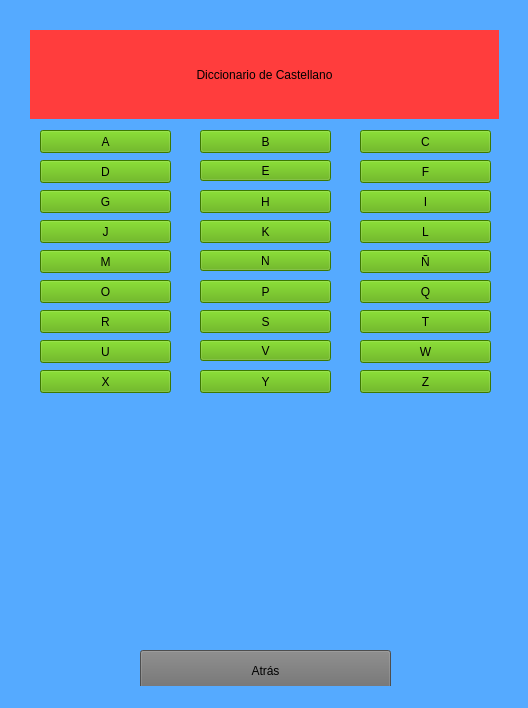
<?xml version="1.0" encoding="UTF-8"?>
<ui version="4.0">
 <class>MainWindow</class>
 <widget class="QMainWindow" name="MainWindow">
  <property name="geometry">
   <rect>
    <x>0</x>
    <y>0</y>
    <width>528</width>
    <height>708</height>
   </rect>
  </property>
  <property name="windowTitle">
   <string>MainWindow</string>
  </property>
  <property name="styleSheet">
   <string notr="true">background-color: rgb(85, 170, 255);</string>
  </property>
  <widget class="QWidget" name="centralwidget">
   <widget class="QStackedWidget" name="stackedWidget">
    <property name="geometry">
     <rect>
      <x>0</x>
      <y>10</y>
      <width>521</width>
      <height>691</height>
     </rect>
    </property>
    <property name="currentIndex">
     <number>0</number>
    </property>
    <widget class="QWidget" name="Pag1">
     <widget class="QPushButton" name="Btn_O">
      <property name="geometry">
       <rect>
        <x>40</x>
        <y>270</y>
        <width>131</width>
        <height>23</height>
       </rect>
      </property>
      <property name="styleSheet">
       <string notr="true">background-color: rgb(85, 170, 0);
font: 87 9pt &quot;Arial Black&quot;;</string>
      </property>
      <property name="text">
       <string>O</string>
      </property>
     </widget>
     <widget class="QPushButton" name="Btn_F">
      <property name="geometry">
       <rect>
        <x>360</x>
        <y>150</y>
        <width>131</width>
        <height>23</height>
       </rect>
      </property>
      <property name="styleSheet">
       <string notr="true">background-color: rgb(85, 170, 0);
font: 87 9pt &quot;Arial Black&quot;;</string>
      </property>
      <property name="text">
       <string>F</string>
      </property>
     </widget>
     <widget class="QPushButton" name="Btn_A">
      <property name="geometry">
       <rect>
        <x>40</x>
        <y>120</y>
        <width>131</width>
        <height>23</height>
       </rect>
      </property>
      <property name="styleSheet">
       <string notr="true">background-color: rgb(85, 170, 0);
font: 87 9pt &quot;Arial Black&quot;;</string>
      </property>
      <property name="text">
       <string>A</string>
      </property>
     </widget>
     <widget class="QPushButton" name="Btn_V">
      <property name="geometry">
       <rect>
        <x>200</x>
        <y>330</y>
        <width>131</width>
        <height>21</height>
       </rect>
      </property>
      <property name="styleSheet">
       <string notr="true">background-color: rgb(85, 170, 0);
font: 87 9pt &quot;Arial Black&quot;;</string>
      </property>
      <property name="text">
       <string>V</string>
      </property>
     </widget>
     <widget class="QPushButton" name="Btn_C">
      <property name="geometry">
       <rect>
        <x>360</x>
        <y>120</y>
        <width>131</width>
        <height>23</height>
       </rect>
      </property>
      <property name="styleSheet">
       <string notr="true">background-color: rgb(85, 170, 0);
font: 87 9pt &quot;Arial Black&quot;;</string>
      </property>
      <property name="text">
       <string>C</string>
      </property>
     </widget>
     <widget class="QPushButton" name="Btn_K">
      <property name="geometry">
       <rect>
        <x>200</x>
        <y>210</y>
        <width>131</width>
        <height>23</height>
       </rect>
      </property>
      <property name="styleSheet">
       <string notr="true">background-color: rgb(85, 170, 0);
font: 87 9pt &quot;Arial Black&quot;;</string>
      </property>
      <property name="text">
       <string>K</string>
      </property>
     </widget>
     <widget class="QPushButton" name="Btn_X">
      <property name="geometry">
       <rect>
        <x>40</x>
        <y>360</y>
        <width>131</width>
        <height>23</height>
       </rect>
      </property>
      <property name="styleSheet">
       <string notr="true">background-color: rgb(85, 170, 0);
font: 87 9pt &quot;Arial Black&quot;;</string>
      </property>
      <property name="text">
       <string>X</string>
      </property>
     </widget>
     <widget class="QPushButton" name="Btn_E">
      <property name="geometry">
       <rect>
        <x>200</x>
        <y>150</y>
        <width>131</width>
        <height>21</height>
       </rect>
      </property>
      <property name="styleSheet">
       <string notr="true">background-color: rgb(85, 170, 0);
font: 87 9pt &quot;Arial Black&quot;;</string>
      </property>
      <property name="text">
       <string>E</string>
      </property>
     </widget>
     <widget class="QPushButton" name="Btn_R">
      <property name="geometry">
       <rect>
        <x>40</x>
        <y>300</y>
        <width>131</width>
        <height>23</height>
       </rect>
      </property>
      <property name="styleSheet">
       <string notr="true">background-color: rgb(85, 170, 0);
font: 87 9pt &quot;Arial Black&quot;;</string>
      </property>
      <property name="text">
       <string>R</string>
      </property>
     </widget>
     <widget class="QPushButton" name="Btn_M">
      <property name="geometry">
       <rect>
        <x>40</x>
        <y>240</y>
        <width>131</width>
        <height>23</height>
       </rect>
      </property>
      <property name="styleSheet">
       <string notr="true">background-color: rgb(85, 170, 0);
font: 87 9pt &quot;Arial Black&quot;;</string>
      </property>
      <property name="text">
       <string>M</string>
      </property>
     </widget>
     <widget class="QPushButton" name="Btn_I">
      <property name="geometry">
       <rect>
        <x>360</x>
        <y>180</y>
        <width>131</width>
        <height>23</height>
       </rect>
      </property>
      <property name="styleSheet">
       <string notr="true">background-color: rgb(85, 170, 0);
font: 87 9pt &quot;Arial Black&quot;;</string>
      </property>
      <property name="text">
       <string>I</string>
      </property>
     </widget>
     <widget class="QPushButton" name="Btn_N">
      <property name="geometry">
       <rect>
        <x>200</x>
        <y>240</y>
        <width>131</width>
        <height>21</height>
       </rect>
      </property>
      <property name="styleSheet">
       <string notr="true">background-color: rgb(85, 170, 0);
font: 87 9pt &quot;Arial Black&quot;;</string>
      </property>
      <property name="text">
       <string>N</string>
      </property>
     </widget>
     <widget class="QPushButton" name="Btn_S">
      <property name="geometry">
       <rect>
        <x>200</x>
        <y>300</y>
        <width>131</width>
        <height>23</height>
       </rect>
      </property>
      <property name="styleSheet">
       <string notr="true">background-color: rgb(85, 170, 0);
font: 87 9pt &quot;Arial Black&quot;;</string>
      </property>
      <property name="text">
       <string>S</string>
      </property>
     </widget>
     <widget class="QPushButton" name="Btn_U">
      <property name="geometry">
       <rect>
        <x>40</x>
        <y>330</y>
        <width>131</width>
        <height>23</height>
       </rect>
      </property>
      <property name="styleSheet">
       <string notr="true">background-color: rgb(85, 170, 0);
font: 87 9pt &quot;Arial Black&quot;;</string>
      </property>
      <property name="text">
       <string>U</string>
      </property>
     </widget>
     <widget class="QPushButton" name="Btn_Y">
      <property name="geometry">
       <rect>
        <x>200</x>
        <y>360</y>
        <width>131</width>
        <height>23</height>
       </rect>
      </property>
      <property name="styleSheet">
       <string notr="true">background-color: rgb(85, 170, 0);
font: 87 9pt &quot;Arial Black&quot;;</string>
      </property>
      <property name="text">
       <string>Y</string>
      </property>
     </widget>
     <widget class="QPushButton" name="Atras">
      <property name="geometry">
       <rect>
        <x>140</x>
        <y>640</y>
        <width>251</width>
        <height>41</height>
       </rect>
      </property>
      <property name="styleSheet">
       <string notr="true">background-color: rgb(109, 109, 109);
font: 87 20pt &quot;Arial Black&quot;;</string>
      </property>
      <property name="text">
       <string>Atrás</string>
      </property>
     </widget>
     <widget class="QPushButton" name="Btn_J">
      <property name="geometry">
       <rect>
        <x>40</x>
        <y>210</y>
        <width>131</width>
        <height>23</height>
       </rect>
      </property>
      <property name="styleSheet">
       <string notr="true">background-color: rgb(85, 170, 0);
font: 87 9pt &quot;Arial Black&quot;;</string>
      </property>
      <property name="text">
       <string>J</string>
      </property>
     </widget>
     <widget class="QPushButton" name="Btn_P">
      <property name="geometry">
       <rect>
        <x>200</x>
        <y>270</y>
        <width>131</width>
        <height>23</height>
       </rect>
      </property>
      <property name="styleSheet">
       <string notr="true">background-color: rgb(85, 170, 0);
font: 87 9pt &quot;Arial Black&quot;;</string>
      </property>
      <property name="text">
       <string>P</string>
      </property>
     </widget>
     <widget class="QPushButton" name="Btn_ENYE">
      <property name="geometry">
       <rect>
        <x>360</x>
        <y>240</y>
        <width>131</width>
        <height>23</height>
       </rect>
      </property>
      <property name="styleSheet">
       <string notr="true">background-color: rgb(85, 170, 0);
font: 87 9pt &quot;Arial Black&quot;;</string>
      </property>
      <property name="text">
       <string>Ñ</string>
      </property>
     </widget>
     <widget class="QPushButton" name="Btn_T">
      <property name="geometry">
       <rect>
        <x>360</x>
        <y>300</y>
        <width>131</width>
        <height>23</height>
       </rect>
      </property>
      <property name="styleSheet">
       <string notr="true">background-color: rgb(85, 170, 0);
font: 87 9pt &quot;Arial Black&quot;;</string>
      </property>
      <property name="text">
       <string>T</string>
      </property>
     </widget>
     <widget class="QPushButton" name="Btn_G">
      <property name="geometry">
       <rect>
        <x>40</x>
        <y>180</y>
        <width>131</width>
        <height>23</height>
       </rect>
      </property>
      <property name="styleSheet">
       <string notr="true">background-color: rgb(85, 170, 0);
font: 87 9pt &quot;Arial Black&quot;;</string>
      </property>
      <property name="text">
       <string>G</string>
      </property>
     </widget>
     <widget class="QPushButton" name="Btn_L">
      <property name="geometry">
       <rect>
        <x>360</x>
        <y>210</y>
        <width>131</width>
        <height>23</height>
       </rect>
      </property>
      <property name="styleSheet">
       <string notr="true">background-color: rgb(85, 170, 0);
font: 87 9pt &quot;Arial Black&quot;;</string>
      </property>
      <property name="text">
       <string>L</string>
      </property>
     </widget>
     <widget class="QPushButton" name="Btn_Z">
      <property name="geometry">
       <rect>
        <x>360</x>
        <y>360</y>
        <width>131</width>
        <height>23</height>
       </rect>
      </property>
      <property name="styleSheet">
       <string notr="true">background-color: rgb(85, 170, 0);
font: 87 9pt &quot;Arial Black&quot;;</string>
      </property>
      <property name="text">
       <string>Z</string>
      </property>
     </widget>
     <widget class="QPushButton" name="Btn_B">
      <property name="geometry">
       <rect>
        <x>200</x>
        <y>120</y>
        <width>131</width>
        <height>23</height>
       </rect>
      </property>
      <property name="styleSheet">
       <string notr="true">background-color: rgb(85, 170, 0);
font: 87 9pt &quot;Arial Black&quot;;</string>
      </property>
      <property name="text">
       <string>B</string>
      </property>
     </widget>
     <widget class="QPushButton" name="Btn_W">
      <property name="geometry">
       <rect>
        <x>360</x>
        <y>330</y>
        <width>131</width>
        <height>23</height>
       </rect>
      </property>
      <property name="styleSheet">
       <string notr="true">background-color: rgb(85, 170, 0);
font: 87 9pt &quot;Arial Black&quot;;</string>
      </property>
      <property name="text">
       <string>W</string>
      </property>
     </widget>
     <widget class="QPushButton" name="Btn_D">
      <property name="geometry">
       <rect>
        <x>40</x>
        <y>150</y>
        <width>131</width>
        <height>23</height>
       </rect>
      </property>
      <property name="styleSheet">
       <string notr="true">background-color: rgb(85, 170, 0);
font: 87 9pt &quot;Arial Black&quot;;</string>
      </property>
      <property name="text">
       <string>D</string>
      </property>
     </widget>
     <widget class="QPushButton" name="Btn_H">
      <property name="geometry">
       <rect>
        <x>200</x>
        <y>180</y>
        <width>131</width>
        <height>23</height>
       </rect>
      </property>
      <property name="styleSheet">
       <string notr="true">background-color: rgb(85, 170, 0);
font: 87 9pt &quot;Arial Black&quot;;</string>
      </property>
      <property name="text">
       <string>H</string>
      </property>
     </widget>
     <widget class="QLabel" name="Titol">
      <property name="geometry">
       <rect>
        <x>30</x>
        <y>20</y>
        <width>469</width>
        <height>89</height>
       </rect>
      </property>
      <property name="styleSheet">
       <string notr="true">background-color: rgb(255, 61, 61);
font: 87 20pt &quot;Arial Black&quot;;</string>
      </property>
      <property name="text">
       <string>Diccionario de Castellano</string>
      </property>
      <property name="alignment">
       <set>Qt::AlignCenter</set>
      </property>
     </widget>
     <widget class="QPushButton" name="Btn_Q">
      <property name="geometry">
       <rect>
        <x>360</x>
        <y>270</y>
        <width>131</width>
        <height>23</height>
       </rect>
      </property>
      <property name="styleSheet">
       <string notr="true">background-color: rgb(85, 170, 0);
font: 87 9pt &quot;Arial Black&quot;;</string>
      </property>
      <property name="text">
       <string>Q</string>
      </property>
     </widget>
    </widget>
    <widget class="QWidget" name="Pag2">
     <widget class="QLabel" name="label">
      <property name="geometry">
       <rect>
        <x>40</x>
        <y>130</y>
        <width>451</width>
        <height>531</height>
       </rect>
      </property>
      <property name="styleSheet">
       <string notr="true">background-color: rgb(255, 255, 255);
font: 87 14pt &quot;Arial Black&quot;;</string>
      </property>
      <property name="text">
       <string>Abalanzar
verbo predominal

1. Tirarse adelante apoyando  sobre un 
objeto de manera que el cuerpo haga palança, 
esté a punto de hacer el balanceado.; 
abocar-se excessivament

2. Acción de lanzarse contra alguien.

Adormecimiento
nombre masculino

1.Estado del que está adormecido.

sin.  amodorramiento</string>
      </property>
      <property name="alignment">
       <set>Qt::AlignLeading|Qt::AlignLeft|Qt::AlignTop</set>
      </property>
     </widget>
     <widget class="QLabel" name="Titol_2">
      <property name="geometry">
       <rect>
        <x>30</x>
        <y>30</y>
        <width>469</width>
        <height>89</height>
       </rect>
      </property>
      <property name="styleSheet">
       <string notr="true">background-color: rgb(255, 0, 0);
font: 87 20pt &quot;Arial Black&quot;;</string>
      </property>
      <property name="text">
       <string>Diccionario de Castellano 
-- Letra A</string>
      </property>
      <property name="alignment">
       <set>Qt::AlignCenter</set>
      </property>
     </widget>
     <widget class="QPushButton" name="Atras_2">
      <property name="geometry">
       <rect>
        <x>190</x>
        <y>650</y>
        <width>151</width>
        <height>21</height>
       </rect>
      </property>
      <property name="styleSheet">
       <string notr="true">background-color: rgb(109, 109, 109);
font: 87 10pt &quot;Arial Black&quot;;</string>
      </property>
      <property name="text">
       <string>Atrás</string>
      </property>
     </widget>
    </widget>
   </widget>
  </widget>
  <widget class="QStatusBar" name="statusbar"/>
 </widget>
 <resources/>
 <connections/>
</ui>
